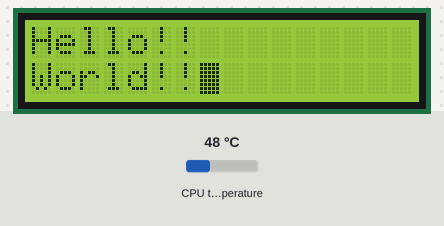
Simulated run of this program. Board: Raspberry Pi (BCM pin numbers). On the bench: 16×2 character LCD. Inputs (shaded band) come from the test bench; at power-on: CPU temperature 48 °C. Files that are not in the repository are absent.

Above: at 1.3 s.
At 7.5 s:
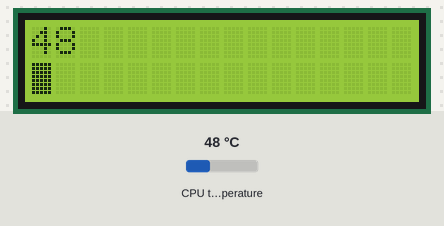
7.6 s: CPU temperature set to 31 °C
At 13.1 s:
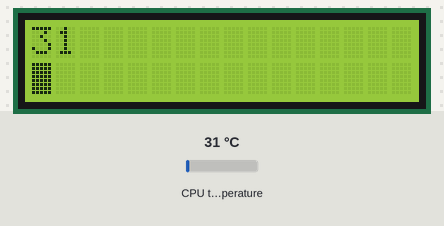
13.4 s: CPU temperature set to 44 °C
At 18.5 s:
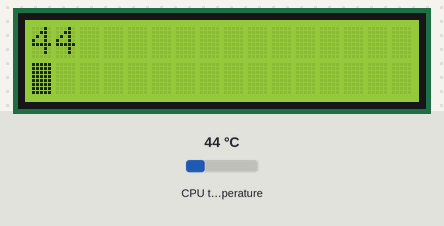
18.8 s: CPU temperature set to 58 °C
At 23.9 s:
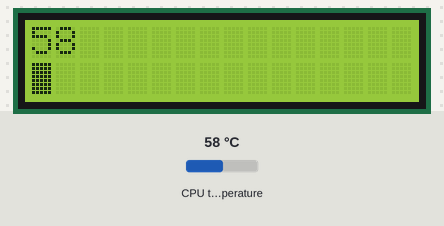
Timing chart, 0 to 25.4 s (numbered marks = the images above; inputs shaded):
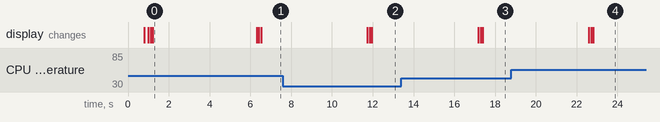

The program:

write_lcd.py
```python
import smbus
import time
import subprocess

i2c = smbus.SMBus(1) # 1 is bus number
i2c_addr=0x3e #lcd
resister_aqm0802=0x00
data=0x40
clear=0x01
home=0x02
display_On=0x0f
LCD_2ndline=0x40+0x80

def command( code ):
        i2c.write_byte_data(i2c_addr, resister_aqm0802, code)
        time.sleep(0.1)

def writeLCD( message ):
        mojilist=[]
        for moji in message:
                mojilist.append(ord(moji))
        i2c.write_i2c_block_data(i2c_addr, data, mojilist)
        time.sleep(0.1)

def init_lcd ():
        command(0x38)
        command(0x39)
        command(0x14)
        command(0x73)
        command(0x56)
        command(0x6c)
        command(0x38)
        command(clear)
        command(display_On)

#main
init_lcd()
command(clear)
writeLCD("Hello!!")
command(LCD_2ndline)
writeLCD("World!!")

time.sleep(5)


while True:
    command(clear)

    res = subprocess.check_output("cat /sys/class/thermal/thermal_zone0/temp | awk '{print $1/1000}'", shell=True)
    res = res.decode()
    writeLCD(res)

    command(LCD_2ndline)

    res = subprocess.check_output("cat /proc/net/dev | grep eth1 | awk '{print $2/1024/1024}'", shell=True)
    res = res.decode()
    writeLCD(res)

    time.sleep(5)
```

Measured:
- what the display in image 0 shows lasts 5.1 s, from 1.2 s to 6.3 s
